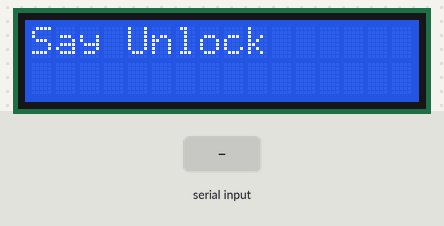
Bench run of a sketch on a simulated Arduino Uno, built with avr-gcc and run on an emulated ATmega328P. Shown: 16×2 character LCD. The inputs (shaded band) are chosen by the test bench.

Above: at 1.2 s.
1.3 s: "0" received over Serial
At 3.7 s:
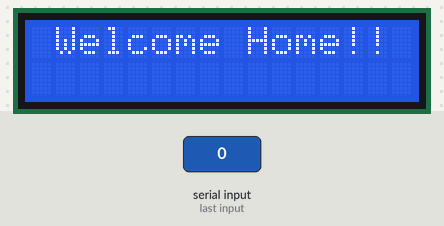
Timing chart, 0 to 5.2 s (numbered marks = the images above; inputs shaded):
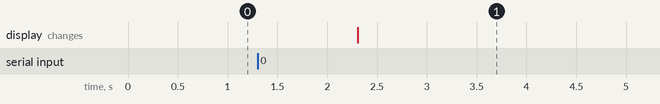

Measured:
- after the input at 1.3 s, the display: changes after 1.0 s (image 1)

The sketch:

arduino_code.ino
```cpp
#include <LiquidCrystal.h>

LiquidCrystal lcd(7, 6, 5, 4, 3, 2);

int flag = 3;
String data;

void setup()
{
 Serial.begin(9600);
 lcd.begin(16, 2);
 lcd.setCursor (0,0);
 lcd.print("Say Unlock  ");
}

void loop()
{

  while( Serial.available() )
  {
    data = Serial.readString();

    if (data == "0")
    {
      lcd.clear();
      lcd.setCursor (0,0);
      lcd.print(" Welcome Home!!  ");
      digitalWrite(LED_BUILTIN, HIGH);
      delay(15000);
      lcd.clear();
      lcd.setCursor (0,0);
      lcd.print("Say Unlock  ");
    }
    else
    {
      lcd.clear();
      lcd.setCursor (0,0);
      lcd.print(data);
      lcd.setCursor (0,1);
      lcd.print("arrived");
      digitalWrite(LED_BUILTIN, HIGH);
      delay(15000);
      lcd.clear();
      lcd.setCursor (0,0);
      lcd.print("Say Unlock  ");
    }
  }
}
```
